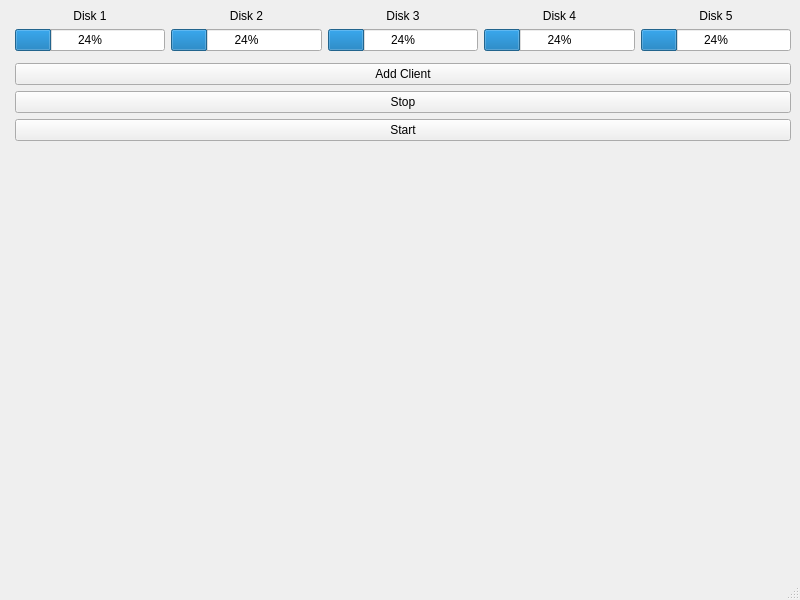
<?xml version="1.0" encoding="UTF-8"?>
<ui version="4.0">
 <class>MainWindow</class>
 <widget class="QMainWindow" name="MainWindow">
  <property name="geometry">
   <rect>
    <x>0</x>
    <y>0</y>
    <width>800</width>
    <height>600</height>
   </rect>
  </property>
  <property name="windowTitle">
   <string>MainWindow</string>
  </property>
  <widget class="QWidget" name="centralwidget">
   <layout class="QFormLayout" name="formLayout">
    <item row="1" column="1">
     <layout class="QHBoxLayout" name="horizontal_layout"/>
    </item>
    <item row="2" column="1">
     <widget class="QPushButton" name="button_add_client">
      <property name="text">
       <string>Add Client</string>
      </property>
     </widget>
    </item>
    <item row="0" column="1">
     <layout class="QGridLayout" name="grid_layout">
      <item row="0" column="1">
       <widget class="QLabel" name="label_disk2">
        <property name="text">
         <string>Disk 2</string>
        </property>
        <property name="alignment">
         <set>Qt::AlignCenter</set>
        </property>
       </widget>
      </item>
      <item row="0" column="2">
       <widget class="QLabel" name="label_disk3">
        <property name="text">
         <string>Disk 3</string>
        </property>
        <property name="alignment">
         <set>Qt::AlignCenter</set>
        </property>
       </widget>
      </item>
      <item row="0" column="0">
       <widget class="QLabel" name="label_disk1">
        <property name="frameShape">
         <enum>QFrame::NoFrame</enum>
        </property>
        <property name="text">
         <string>Disk 1</string>
        </property>
        <property name="alignment">
         <set>Qt::AlignCenter</set>
        </property>
       </widget>
      </item>
      <item row="0" column="3">
       <widget class="QLabel" name="label_disk4">
        <property name="text">
         <string>Disk 4</string>
        </property>
        <property name="alignment">
         <set>Qt::AlignCenter</set>
        </property>
       </widget>
      </item>
      <item row="0" column="4">
       <widget class="QLabel" name="label_disk5">
        <property name="text">
         <string>Disk 5</string>
        </property>
        <property name="alignment">
         <set>Qt::AlignCenter</set>
        </property>
       </widget>
      </item>
      <item row="1" column="0">
       <widget class="QProgressBar" name="progress_bar_disk1">
        <property name="value">
         <number>24</number>
        </property>
       </widget>
      </item>
      <item row="1" column="1">
       <widget class="QProgressBar" name="progress_bar_disk2">
        <property name="value">
         <number>24</number>
        </property>
       </widget>
      </item>
      <item row="1" column="2">
       <widget class="QProgressBar" name="progress_bar_disk3">
        <property name="value">
         <number>24</number>
        </property>
       </widget>
      </item>
      <item row="1" column="3">
       <widget class="QProgressBar" name="progress_bar_disk4">
        <property name="value">
         <number>24</number>
        </property>
       </widget>
      </item>
      <item row="1" column="4">
       <widget class="QProgressBar" name="progress_bar_disk5">
        <property name="value">
         <number>24</number>
        </property>
       </widget>
      </item>
     </layout>
    </item>
    <item row="4" column="1">
     <widget class="QPushButton" name="button_start">
      <property name="text">
       <string>Start</string>
      </property>
     </widget>
    </item>
    <item row="3" column="1">
     <widget class="QPushButton" name="button_stop">
      <property name="text">
       <string>Stop</string>
      </property>
     </widget>
    </item>
   </layout>
  </widget>
  <widget class="QMenuBar" name="menubar">
   <property name="geometry">
    <rect>
     <x>0</x>
     <y>0</y>
     <width>800</width>
     <height>21</height>
    </rect>
   </property>
  </widget>
  <widget class="QStatusBar" name="statusbar"/>
 </widget>
 <resources/>
 <connections/>
</ui>
